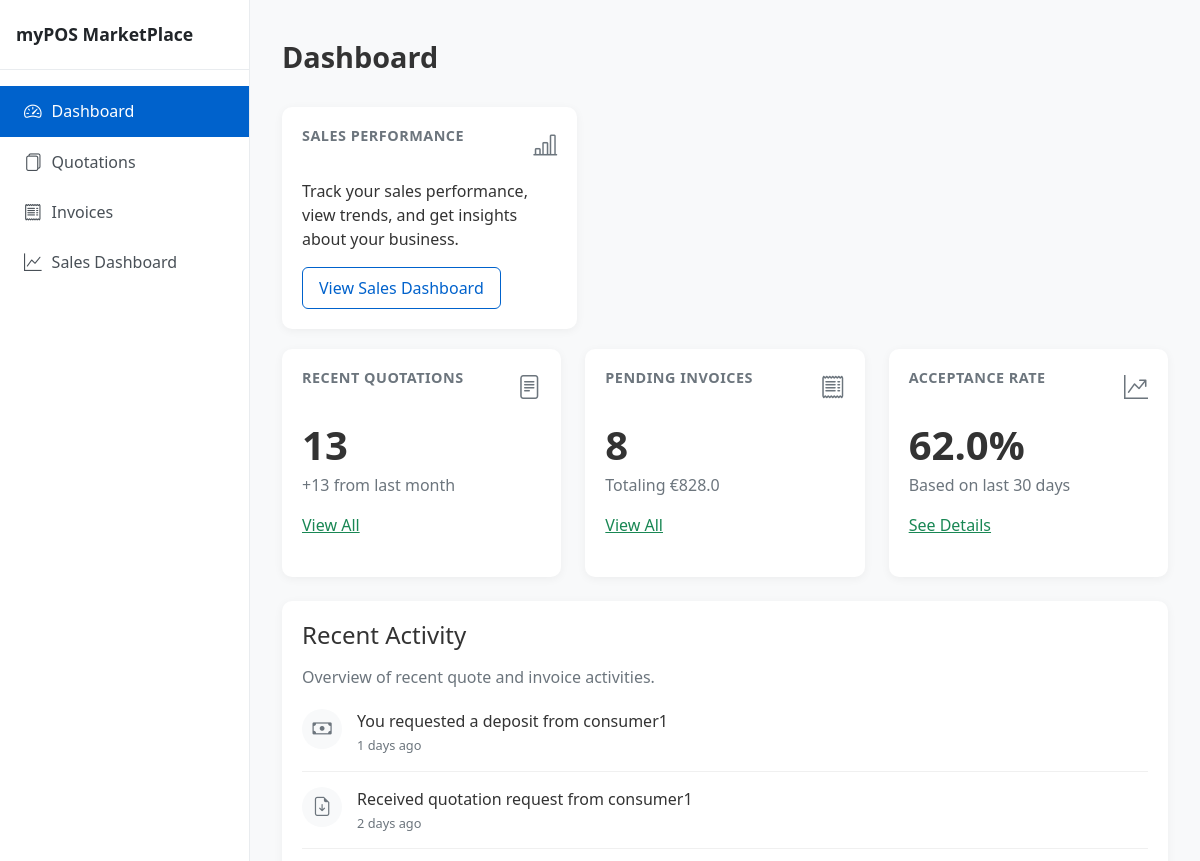
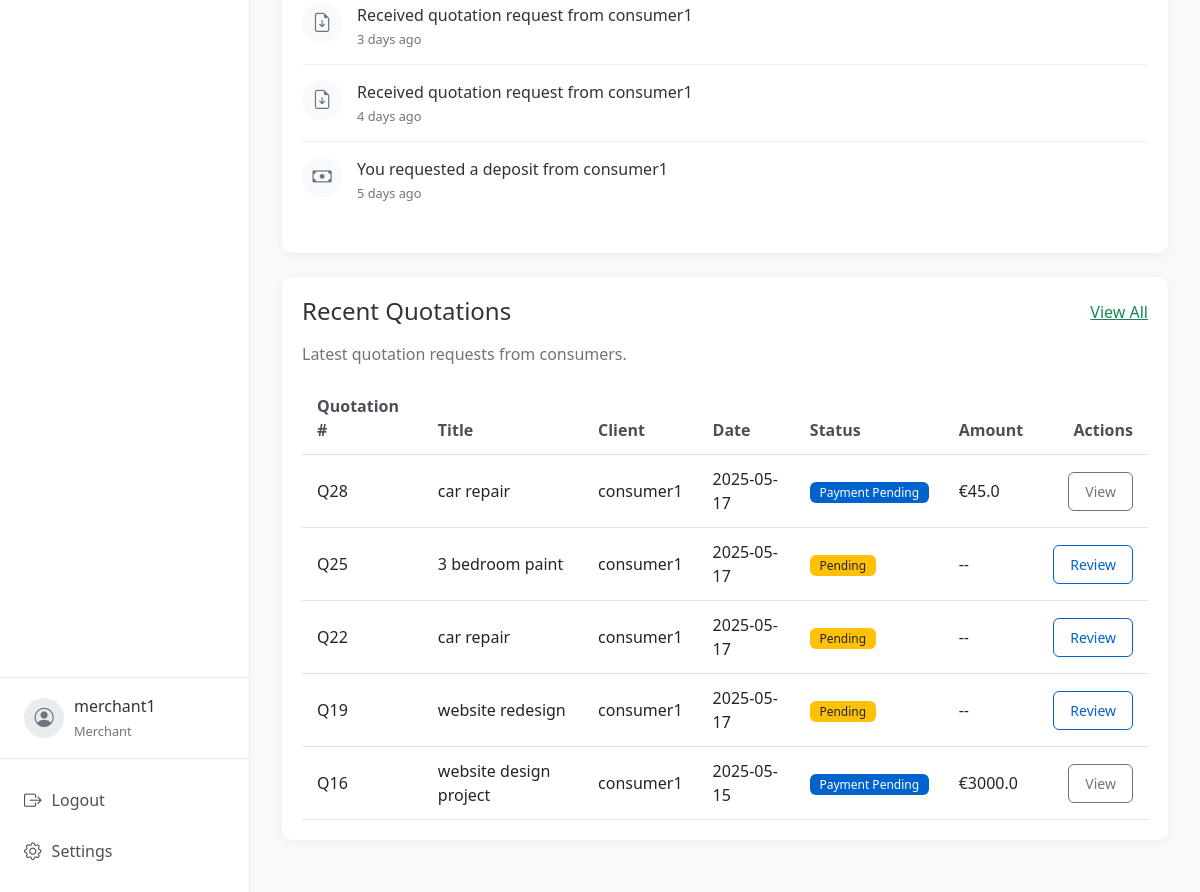
Page /merchant/dashboard (signed in) on the committed database (2 pictures, top to bottom).
### models/user.py (models this page shows, shortened)
class User(db.Model, UserMixin):
    id = db.Column(db.Integer, primary_key=True)
    username = db.Column(db.String(64), unique=True, nullable=False)
    email = db.Column(db.String(120), unique=True, nullable=False)
    password_hash = db.Column(db.String(128), nullable=False)
    role = db.Column(db.String(20), nullable=False)  # 'consumer' or 'merchant'
    created_at = db.Column(db.DateTime, default=db.func.current_timestamp())
    consumer_quotations = db.relationship('Quotation', backref='consumer', lazy=True, foreign_keys='Quotation.consumer_id')
    merchant_quotations = db.relationship('Quotation', backref='merchant', lazy=True, foreign_keys='Quotation.merchant_id')

### models/quotation.py (models this page shows, shortened)
class Quotation(db.Model):
    id = db.Column(db.Integer, primary_key=True)
    request_id = db.Column(db.String(50), nullable=True)  # Group related quotations
    title = db.Column(db.String(100), nullable=False)
    product_type = db.Column(db.String(50), nullable=False)
    description = db.Column(db.Text, nullable=False)
    budget = db.Column(db.Float, nullable=True)
    ai_generated_content = db.Column(db.Text, nullable=True)
    revised_amount = db.Column(db.Float, nullable=True)
    payment_terms = db.Column(db.Text, nullable=True)
    merchant_notes = db.Column(db.Text, nullable=True)
    status = db.Column(db.String(20), default='pending')  # pending, revised, deposit_requested, deposit_paid, completed
    consumer_id = db.Column(db.Integer, db.ForeignKey('user.id'), nullable=False)
    merchant_id = db.Column(db.Integer, db.ForeignKey('user.id'), nullable=False)
    created_at = db.Column(db.DateTime, default=datetime.utcnow)
    updated_at = db.Column(db.DateTime, default=datetime.utcnow, onupdate=datetime.utcnow)
    transactions = db.relationship('Transaction', backref='quotation', lazy=True)

### app.py (the view)
@app.route('/merchant/dashboard')
@login_required
def merchant_dashboard():
    if current_user.role != 'merchant':
        return redirect(url_for('index'))
    quotations = Quotation.query.filter_by(merchant_id=current_user.id).all()
    last_month = datetime.utcnow() - timedelta(days=30)
    recent_activities = []
    for i, quotation in enumerate(sorted(quotations, key=lambda x: x.updated_at, reverse=True)[:5]):
        days_ago = i + 1
        if quotation.status == 'pending':
            recent_activities.append({
                'type': 'quotation_received',
                'title': f'Received quotation request from {quotation.consumer.username}',
                'time': f'{days_ago} days ago'
            })
        elif quotation.status == 'revised':
            recent_activities.append({
                'type': 'quotation_sent',
                'title': f'You sent a quotation to {quotation.consumer.username}',
                'time': f'{days_ago} days ago'
            })
        elif quotation.status == 'deposit_requested':
            recent_activities.append({
                'type': 'payment_requested',
                'title': f'You requested a deposit from {quotation.consumer.username}',
                'time': f'{days_ago} days ago'
            })
        elif quotation.status == 'deposit_paid':
            recent_activities.append({
                'type': 'payment_received',
                'title': f'Received deposit payment from {quotation.consumer.username}',
                'time': f'{days_ago} days ago'
            })
    quotations.sort(key=lambda x: x.created_at, reverse=True)
    return render_template(
        'merchant/dashboard.html',
        quotations=quotations,
        last_month=last_month,
        recent_activities=recent_activities
    )

### templates/merchant/dashboard.html (shortened to what this page needs)
{% extends "layout.html" %}
{% block content %}
<div class="dashboard-header d-flex justify-content-between align-items-center mb-4">
    <h1>Dashboard</h1>
</div>
<div class="col-md-4">
    <div class="card stat-card">
        <div class="card-body">
            <div class="d-flex justify-content-between align-items-start mb-3">
                <h3 class="card-title">Sales Performance</h3>
                <i class="bi bi-bar-chart-line stat-icon"></i>
            </div>
            <p>Track your sales performance, view trends, and get insights about your business.</p>
            <div class="mt-3">
                <a href="{{ url_for('sales_dashboard') }}" class="btn btn-outline-primary">View Sales Dashboard</a>
            </div>
        </div>
    </div>
</div>
<div class="row mb-4">
    <div class="col-md-4">
        <div class="card stat-card">
            <div class="card-body">
                <div class="d-flex justify-content-between align-items-start mb-3">
                    <h3 class="card-title">Recent Quotations</h3>
                    <i class="bi bi-file-text stat-icon"></i>
                </div>
                <h2 class="display-4 mb-1">{{ quotations|length }}</h2>
                <p class="text-muted">+{{ quotations|selectattr('created_at', 'gt', last_month)|list|length }} from last month</p>
                <div class="mt-3">
                    <a href="{{ url_for('merchant_dashboard') }}" class="text-success">View All</a>
                </div>
            </div>
        </div>
    </div>
    <div class="col-md-4">
        <div class="card stat-card">
            <div class="card-body">
                <div class="d-flex justify-content-between align-items-start mb-3">
                    <h3 class="card-title">Pending Invoices</h3>
                    <i class="bi bi-receipt stat-icon"></i>
                </div>
                {% set pending_payments = quotations|selectattr('status', 'equalto', 'deposit_requested')|list %}
                {% set total_amount = namespace(value=0) %}
                {% for quotation in pending_payments %}
                    {% for transaction in quotation.transactions %}
                        {% if transaction.status == 'pending' %}
                            {% set total_amount.value = total_amount.value + transaction.amount %}
                        {% endif %}
                    {% endfor %}
                {% endfor %}
                <h2 class="display-4 mb-1">{{ pending_payments|length }}</h2>
                <p class="text-muted">Totaling €{{ total_amount.value }}</p>
                <div class="mt-3">
                    <a href="{{ url_for('merchant_dashboard') }}" class="text-success">View All</a>
                </div>
            </div>
        </div>
    </div>
    <div class="col-md-4">
        <div class="card stat-card">
            <div class="card-body">
                <div class="d-flex justify-content-between align-items-start mb-3">
                    <h3 class="card-title">Acceptance Rate</h3>
                    <i class="bi bi-graph-up-arrow stat-icon"></i>
                </div>
                {% set responded_count = quotations|selectattr('status', 'ne', 'pending')|list|length %}
                {% set total_count = quotations|length %}
                {% set acceptance_rate = (responded_count / total_count * 100)|round if total_count > 0 else 0 %}
                <h2 class="display-4 mb-1">{{ acceptance_rate }}%</h2>
                <p class="text-muted">Based on last 30 days</p>
                <div class="mt-3">
                    <a href="#" class="text-success">See Details</a>
                </div>
            </div>
        </div>
    </div>
</div>
<div class="card mb-4">
    <div class="card-body">
        <h2 class="h4 mb-3">Recent Activity</h2>
        <p class="text-muted">Overview of recent quote and invoice activities.</p>
        {% if recent_activities %}
            <div class="activity-timeline">
                {% for activity in recent_activities %}
                    <div class="activity-item">
                        <div class="activity-icon">
                            {% if activity.type == 'quotation_received' %}
                                <i class="bi bi-file-earmark-arrow-down"></i>
                            {% elif activity.type == 'quotation_sent' %}
                                <i class="bi bi-file-earmark-check"></i>
                            {% elif activity.type == 'payment_requested' %}
                                <i class="bi bi-cash"></i>
                            {% elif activity.type == 'payment_received' %}
                                <i class="bi bi-credit-card"></i>
                            {% endif %}
                        </div>
                        <div class="activity-content">
                            <div class="activity-title">{{ activity.title }}</div>
                            <div class="activity-time">{{ activity.time }}</div>
                        </div>
                    </div>
                {% endfor %}
            </div>
        {% else %}
            <div class="text-center py-4 text-muted">
                <i class="bi bi-calendar3 fs-1"></i>
                <p class="mt-2">No recent activity to display (Mock).</p>
            </div>
        {% endif %}
    </div>
</div>
<div class="card">
    <div class="card-body">
        <div class="d-flex justify-content-between align-items-center mb-3">
            <h2 class="h4 mb-0">Recent Quotations</h2>
            <a href="{{ url_for('merchant_dashboard') }}" class="text-success">View All</a>
        </div>
        <p class="text-muted">Latest quotation requests from consumers.</p>
        {% if quotations %}
            <div class="table-responsive">
                <table class="table table-hover">
                    <thead>
                        <tr>
                            <th>Quotation #</th>
                            <th>Title</th>
                            <th>Client</th>
                            <th>Date</th>
                            <th>Status</th>
                            <th>Amount</th>
                            <th class="text-end">Actions</th>
                        </tr>
                    </thead>
                    <tbody>
                        {% for quotation in quotations[:5] %}
                            <tr>
                                <td>Q{{ quotation.id }}</td>
                                <td>{{ quotation.title }}</td>
                                <td>{{ quotation.consumer.username }}</td>
                                <td>{{ quotation.created_at.strftime('%Y-%m-%d') }}</td>
                                <td>
                                    {% if quotation.status == 'pending' %}
                                        <span class="badge bg-warning text-dark">Pending</span>
                                    {% elif quotation.status == 'revised' %}
                                        <span class="badge bg-info">Revised</span>
                                    {% elif quotation.status == 'deposit_requested' %}
                                        <span class="badge bg-primary">Payment Pending</span>
                                    {% elif quotation.status == 'deposit_paid' %}
                                        <span class="badge bg-success">Deposit Paid</span>
                                    {% elif quotation.status == 'completed' %}
                                        <span class="badge bg-secondary">Completed</span>
                                    {% endif %}
                                </td>
                                <td>
                                    {% if quotation.revised_amount %}
                                        €{{ quotation.revised_amount }}
                                    {% else %}
                                        --
                                    {% endif %}
                                </td>
                                <td class="text-end">
                                    {% if quotation.status == 'pending' %}
                                        <a href="{{ url_for('review_quotation', quotation_id=quotation.id) }}" class="btn btn-sm btn-outline-primary">Review</a>
                                    {% elif quotation.status == 'revised' %}
                                        <a href="{{ url_for('request_deposit', quotation_id=quotation.id) }}" class="btn btn-sm btn-outline-warning">Request Payment</a>
                                    {% else %}
                                        <a href="#" class="btn btn-sm btn-outline-secondary">View</a>
                                    {% endif %}
                                </td>
                            </tr>
                        {% endfor %}
                    </tbody>
                </table>
            </div>
        {% else %}
            <div class="alert alert-info">
                <p class="mb-0">You don't have any quotations yet. When consumers send you quotations, they will appear here.</p>
            </div>
        {% endif %}
    </div>
</div>
{% endblock %}
{% block head %}
<link rel="stylesheet" href="https://cdn.jsdelivr.net/npm/bootstrap-icons@1.10.5/font/bootstrap-icons.css">
{% endblock %}

### templates/layout.html (shortened to what this page needs)
<!DOCTYPE html>
<html lang="en">
<head>
    <link rel="stylesheet" href="https://cdn.jsdelivr.net/npm/bootstrap@5.2.3/dist/css/bootstrap.min.css">
    <link rel="stylesheet" href="https://cdn.jsdelivr.net/npm/bootstrap-icons@1.10.5/font/bootstrap-icons.css">
    <link rel="stylesheet" href="{{ url_for('static', filename='css/styles.css') }}">
    {% block head %}{% endblock %}
</head>
<body>
    <div class="page-container">
        {% if current_user.is_authenticated %}
        <div class="sidebar">
            <div class="sidebar-header">
                <h1 class="sidebar-brand">myPOS MarketPlace</h1>
            </div>
            <div class="sidebar-menu">
                <a href="{{ url_for('consumer_dashboard' if current_user.role == 'consumer' else 'merchant_dashboard') }}" class="sidebar-item {% if request.endpoint.endswith('dashboard') %}active{% endif %}">
                    <i class="bi bi-speedometer2"></i> <span>Dashboard</span>
                </a>
                <a href="{{ url_for('consumer_quotations' if current_user.role == 'consumer' else 'merchant_quotations') }}" class="sidebar-item {% if request.endpoint.endswith('quotations') %}active{% endif %}">
                    <i class="bi bi-files"></i> <span>Quotations</span>
                </a>
                <a href="#" class="sidebar-item {% if request.endpoint.endswith('invoices') %}active{% endif %}">
                    <i class="bi bi-receipt"></i> <span>Invoices</span>
                </a>
                {% if current_user.role == 'merchant' %}
                <a href="{{ url_for('sales_dashboard') }}" class="sidebar-item {% if request.endpoint == 'sales_dashboard' %}active{% endif %}">
                    <i class="bi bi-graph-up"></i> <span>Sales Dashboard</span>
                </a>
                {% endif %}
            </div>
            <div class="user-profile">
                <div class="user-avatar">
                    <i class="bi bi-person-circle"></i>
                </div>
                <div class="user-info">
                    <p class="user-name">{{ current_user.username }}</p>
                    <small class="user-role">{{ current_user.role|capitalize }}</small>
                </div>
            </div>
            <div class="sidebar-footer">
                <a href="{{ url_for('logout') }}" class="sidebar-item">
                    <i class="bi bi-box-arrow-right"></i> <span>Logout</span>
                </a>
                <a href="#" class="sidebar-item">
                    <i class="bi bi-gear"></i> <span>Settings</span>
                </a>
            </div>
        </div>
        <div class="content-wrapper">
            {% block content %}{% endblock %}
        </div>
        {% endif %}
    </div>
</body>
</html>

### rows in the picture
User: username "merchant1", role "Merchant"
Quotation: id "28", title "car repair", consumer.username "consumer1", created_at "2025-05-17", shows "Payment Pending", revised_amount "45.0", shows "View"
Quotation: id "25", title "3 bedroom paint", consumer.username "consumer1", created_at "2025-05-17", status "Pending"
Quotation: id "22", title "car repair", consumer.username "consumer1", created_at "2025-05-17", status "Pending"
Quotation: id "19", title "website redesign", consumer.username "consumer1", created_at "2025-05-17", status "Pending"
Quotation: id "16", title "website design project", consumer.username "consumer1", created_at "2025-05-15", shows "Payment Pending", revised_amount "3000.0", shows "View"

### other values in the picture
{{ quotations|length }} "13"
{{ quotations|selectattr('created_at', 'gt', last_month)|list|length }} "13"
{{ pending_payments|length }} "8"
{{ total_amount.value }} "828.0"
{{ acceptance_rate }} "62.0"
{{ activity.title }} "You requested a deposit from consumer1" "Received quotation request from consumer1" "Received quotation request from consumer1" "Received quotation request from consumer1" "You requested a deposit from consumer1"
{{ activity.time }} "1 days ago" "2 days ago" "3 days ago" "4 days ago" "5 days ago"
